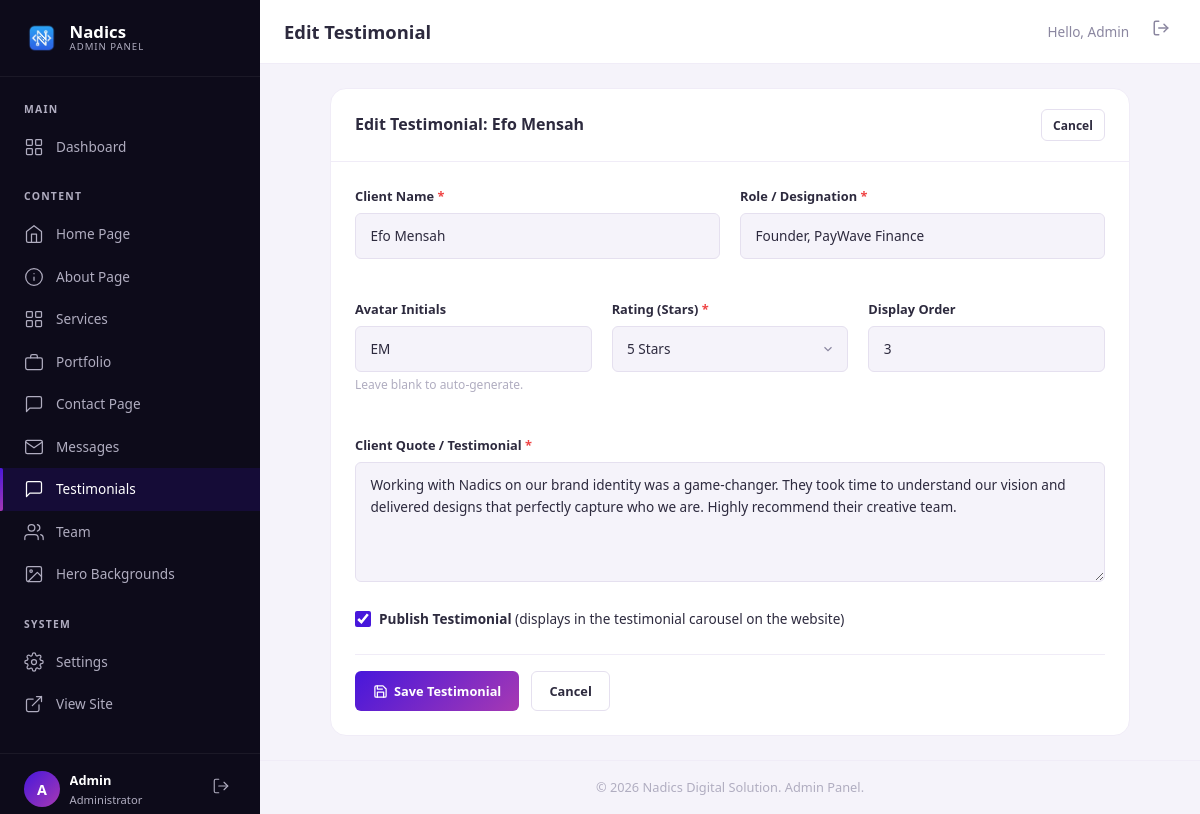
Page /admin/testimonials.php?action=edit&id=3 (signed in) on the committed database.
### tables this page shows
CREATE TABLE IF NOT EXISTS testimonials (
    id           INT AUTO_INCREMENT PRIMARY KEY,
    client_name  VARCHAR(150) NOT NULL,
    client_role  VARCHAR(200) NOT NULL,
    quote        TEXT         NOT NULL,
    avatar_initials VARCHAR(5) DEFAULT NULL,
    rating       TINYINT(1)   DEFAULT 5,
    is_active    TINYINT(1)   DEFAULT 1,
    display_order INT         DEFAULT 0,
    created_at   TIMESTAMP    DEFAULT CURRENT_TIMESTAMP,
    INDEX idx_active (is_active)
);

### includes/functions.php (called while the page is built, shortened)
<?php
function sanitize(string $input): string {
    return htmlspecialchars(trim($input), ENT_QUOTES, 'UTF-8');
}

### admin/testimonials.php (the view, shortened to what this page needs)
<?php
$db = getDB();
$action = $_GET['action'] ?? 'list';
$edit_testimonial = null;
if ($action === 'edit' && isset($_GET['id'])) {
    $edit_id = (int)$_GET['id'];
    if ($db) {
        try {
            $stmt = $db->prepare("SELECT * FROM testimonials WHERE id = :id");
            $stmt->execute([':id' => $edit_id]);
            $edit_testimonial = $stmt->fetch();
        } catch (PDOException $e) {
            $flash_message = 'Database error: ' . $e->getMessage();
            $flash_type = 'error';
            $action = 'list';
        }
    }
}
require_once __DIR__ . '/includes/admin-header.php';
?>
<?php if ($action === 'list'): ?>
    <div class="admin-card">
        <div class="admin-card__header">
            <h2 class="admin-card__title">All Testimonials</h2>
            <a href="<?= ADMIN_URL ?>/testimonials.php?action=add" class="admin-btn admin-btn--primary admin-btn--sm">
                <svg viewBox="0 0 24 24" fill="none" stroke="currentColor" stroke-width="2" stroke-linecap="round" stroke-linejoin="round"><line x1="12" y1="5" x2="12" y2="19"/><line x1="5" y1="12" x2="19" y2="12"/></svg>
                Add Testimonial
            </a>
        </div>
        <div class="admin-card__body" style="padding: 0;">
            <?php
            $testimonials = [];
            if ($db) {
                try {
                    $testimonials = $db->query("SELECT * FROM testimonials ORDER BY display_order ASC, created_at DESC")->fetchAll();
                } catch (PDOException $e) {
                    echo '<div class="admin-alert admin-alert--error" style="margin: 1.5rem;">Database query error: ' . sanitize($e->getMessage()) . '</div>';
                }
            }
            if (empty($testimonials)): ?>
                <div class="admin-empty">
                    <svg viewBox="0 0 24 24" fill="none" stroke="currentColor" stroke-width="1.5" stroke-linecap="round" stroke-linejoin="round">
                        <path d="M21 15a2 2 0 0 1-2 2H7l-4 4V5a2 2 0 0 1 2-2h14a2 2 0 0 1 2 2z"/>
                    </svg>
                    <h3 class="admin-empty__title">No Testimonials Found</h3>
                    <p class="admin-empty__desc">Manage and show client testimonials on the home page carousel.</p>
                    <a href="<?= ADMIN_URL ?>/testimonials.php?action=add" class="admin-btn admin-btn--primary">Add Testimonial</a>
                </div>
            <?php else: ?>
                <div class="table-responsive">
                    <table class="admin-table">
                        <thead>
                            <tr>
                                <th style="width: 60px; text-align: center;">Avatar</th>
                                <th>Client Name</th>
                                <th>Role / Designation</th>
                                <th>Quote</th>
                                <th>Rating</th>
                                <th>Order</th>
                                <th>Status</th>
                                <th>Actions</th>
                            </tr>
                        </thead>
                        <tbody>
                            <?php foreach ($testimonials as $t): ?>
                                <tr>
                                    <td>
                                        <div style="width: 40px; height: 40px; border-radius: 50%; background: var(--gradient-primary); display: flex; align-items: center; justify-content: center; color: #fff; font-weight: 700; font-size: 0.85rem;">
                                            <?= sanitize($t['avatar_initials'] ?? 'CL') ?>
                                        </div>
                                    </td>
                                    <td>
                                        <div style="font-weight: 600; color: var(--admin-text);"><?= sanitize($t['client_name']) ?></div>
                                    </td>
                                    <td style="font-size: 0.85rem; color: var(--admin-text-light);">
                                        <?= sanitize($t['client_role']) ?>
                                    </td>
                                    <td class="truncate" style="max-width: 300px;" title="<?= sanitize($t['quote']) ?>">
                                        <?= sanitize($t['quote']) ?>
                                    </td>
                                    <td>
                                        <div style="color: var(--warning); letter-spacing: 1px;">
                                            <?= str_repeat('★', $t['rating']) . str_repeat('☆', 5 - $t['rating']) ?>
                                        </div>
                                    </td>
                                    <td style="text-align: center; font-weight: 500;">
                                        <?= $t['display_order'] ?>
                                    </td>
                                    <td>
                                        <?php if ($t['is_active']): ?>
                                            <span class="admin-badge admin-badge--success">Active</span>
                                        <?php else: ?>
                                            <span class="admin-badge admin-badge--muted">Inactive</span>
                                        <?php endif; ?>
                                    </td>
                                    <td>
                                        <div class="btn-group">
                                            <a href="<?= ADMIN_URL ?>/testimonials.php?action=edit&id=<?= $t['id'] ?>" class="admin-btn admin-btn--outline admin-btn--sm" title="Edit">
                                                <svg viewBox="0 0 24 24" fill="none" stroke="currentColor" stroke-width="2" stroke-linecap="round" stroke-linejoin="round"><path d="M12 20h9"/><path d="M16.5 3.5a2.121 2.121 0 0 1 3 3L7 19l-4 1 1-4L16.5 3.5z"/></svg>
                                            </a>
                                            <form action="" method="POST" style="display:inline;" onsubmit="return confirm('Are you sure you want to delete this testimonial?');">
                                                <?= csrfField() ?>
                                                <input type="hidden" name="id" value="<?= $t['id'] ?>">
                                                <input type="hidden" name="post_action" value="delete">
                                                <button type="submit" class="admin-btn admin-btn--danger admin-btn--sm" title="Delete">
                                                    <svg viewBox="0 0 24 24" fill="none" stroke="currentColor" stroke-width="2" stroke-linecap="round" stroke-linejoin="round"><polyline points="3 6 5 6 21 6"/><path d="M19 6v14a2 2 0 0 1-2 2H7a2 2 0 0 1-2-2V6m3 0V4a2 2 0 0 1 2-2h4a2 2 0 0 1 2 2v2"/></svg>
                                                </button>
                                            </form>
                                        </div>
                                    </td>
                                </tr>
                            <?php endforeach; ?>
                        </tbody>
                    </table>
                </div>
            <?php endif; ?>
        </div>
    </div>
<?php elseif ($action === 'add' || $action === 'edit'): ?>
    <div class="admin-card" style="max-width: 800px; margin: 0 auto;">
        <div class="admin-card__header">
            <h2 class="admin-card__title"><?= $action === 'add' ? 'Add New Testimonial' : 'Edit Testimonial: ' . sanitize($edit_testimonial['client_name']) ?></h2>
            <a href="<?= ADMIN_URL ?>/testimonials.php" class="admin-btn admin-btn--outline admin-btn--sm">Cancel</a>
        </div>
        <div class="admin-card__body">
            <form action="" method="POST" class="admin-form">
                <div class="admin-form__row">
                    <div class="admin-form__group">
                        <label for="client_name" class="admin-form__label">Client Name <span class="required">*</span></label>
                        <input type="text" name="client_name" id="client_name" class="admin-form__input" placeholder="e.g. Kwame Asante" value="<?= sanitize($_POST['client_name'] ?? $edit_testimonial['client_name'] ?? '') ?>" required>
                    </div>
                    <div class="admin-form__group">
                        <label for="client_role" class="admin-form__label">Role / Designation <span class="required">*</span></label>
                        <input type="text" name="client_role" id="client_role" class="admin-form__input" placeholder="e.g. CEO, RetailHub Ghana" value="<?= sanitize($_POST['client_role'] ?? $edit_testimonial['client_role'] ?? '') ?>" required>
                    </div>
                </div>
                <div class="admin-form__row" style="grid-template-columns: 1fr 1fr 1fr;">
                    <div class="admin-form__group">
                        <label for="avatar_initials" class="admin-form__label">Avatar Initials</label>
                        <input type="text" name="avatar_initials" id="avatar_initials" class="admin-form__input" placeholder="e.g. KA" maxlength="3" value="<?= sanitize($_POST['avatar_initials'] ?? $edit_testimonial['avatar_initials'] ?? '') ?>">
                        <span class="admin-form__help">Leave blank to auto-generate.</span>
                    </div>
                    <div class="admin-form__group">
                        <label for="rating" class="admin-form__label">Rating (Stars) <span class="required">*</span></label>
                        <select name="rating" id="rating" class="admin-form__select" required>
                            <?php for ($i = 5; $i >= 1; $i--): ?>
                                <option value="<?= $i ?>" <?= (int)($_POST['rating'] ?? $edit_testimonial['rating'] ?? 5) === $i ? 'selected' : '' ?>>
                                    <?= $i ?> Star<?= $i > 1 ? 's' : '' ?>
                                </option>
                            <?php endfor; ?>
                        </select>
                    </div>
                    <div class="admin-form__group">
                        <label for="display_order" class="admin-form__label">Display Order</label>
                        <input type="number" name="display_order" id="display_order" class="admin-form__input" min="0" value="<?= (int)($_POST['display_order'] ?? $edit_testimonial['display_order'] ?? 0) ?>">
                    </div>
                </div>
                <div class="admin-form__group">
                    <label for="quote" class="admin-form__label">Client Quote / Testimonial <span class="required">*</span></label>
                    <textarea name="quote" id="quote" class="admin-form__textarea" placeholder="Enter what the client said about your work..." required><?= sanitize($_POST['quote'] ?? $edit_testimonial['quote'] ?? '') ?></textarea>
                </div>
                <div class="admin-form__group">
                    <label class="admin-form__checkbox">
                        <input type="checkbox" name="is_active" value="1" <?= (isset($_POST['is_active']) || ($action === 'edit' && $edit_testimonial['is_active']) || $action === 'add') ? 'checked' : '' ?>>
                        <span><strong>Publish Testimonial</strong> (displays in the testimonial carousel on the website)</span>
                    </label>
                </div>
                <div class="admin-form__actions">
                    <button type="submit" class="admin-btn admin-btn--primary">
                        <svg viewBox="0 0 24 24" fill="none" stroke="currentColor" stroke-width="2" stroke-linecap="round" stroke-linejoin="round"><path d="M19 21H5a2 2 0 0 1-2-2V5a2 2 0 0 1 2-2h11l5 5v11a2 2 0 0 1-2 2z"/><polyline points="17 21 17 13 7 13 7 21"/><polyline points="7 3 7 8 15 8"/></svg>
                        Save Testimonial
                    </button>
                    <a href="<?= ADMIN_URL ?>/testimonials.php" class="admin-btn admin-btn--outline">Cancel</a>
                </div>
            </form>
        </div>
    </div>
<?php endif; ?>
<?php require_once __DIR__ . '/includes/admin-footer.php'; ?>

### rows in the picture
testimonials: client_name "Efo Mensah", client_role "Founder, PayWave Finance", avatar_initials "EM", rating "5 Stars", display_order "3", quote "Working with Nadics on our brand identity was a game-changer. They took time to understand our vision and delivered designs that perfectly capture who we are. Highly recommend their creative team.", is_active "☑"

### other values in the picture
substr(getAdminName(), 0, 1) "A"
getAdminName() "Admin"
$admin_title "Edit Testimonial"
SITE_NAME "Nadics Digital Solution"
